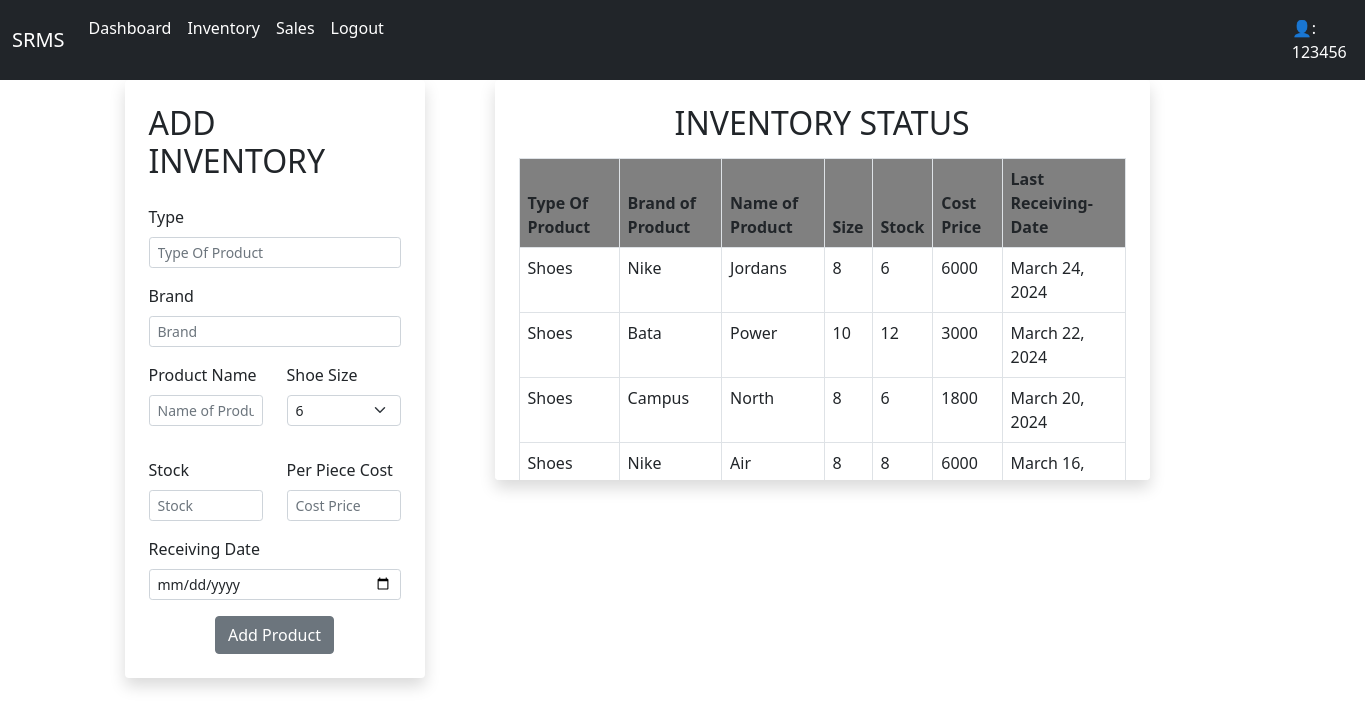
The app's page /inventory/ (signed in), older data.
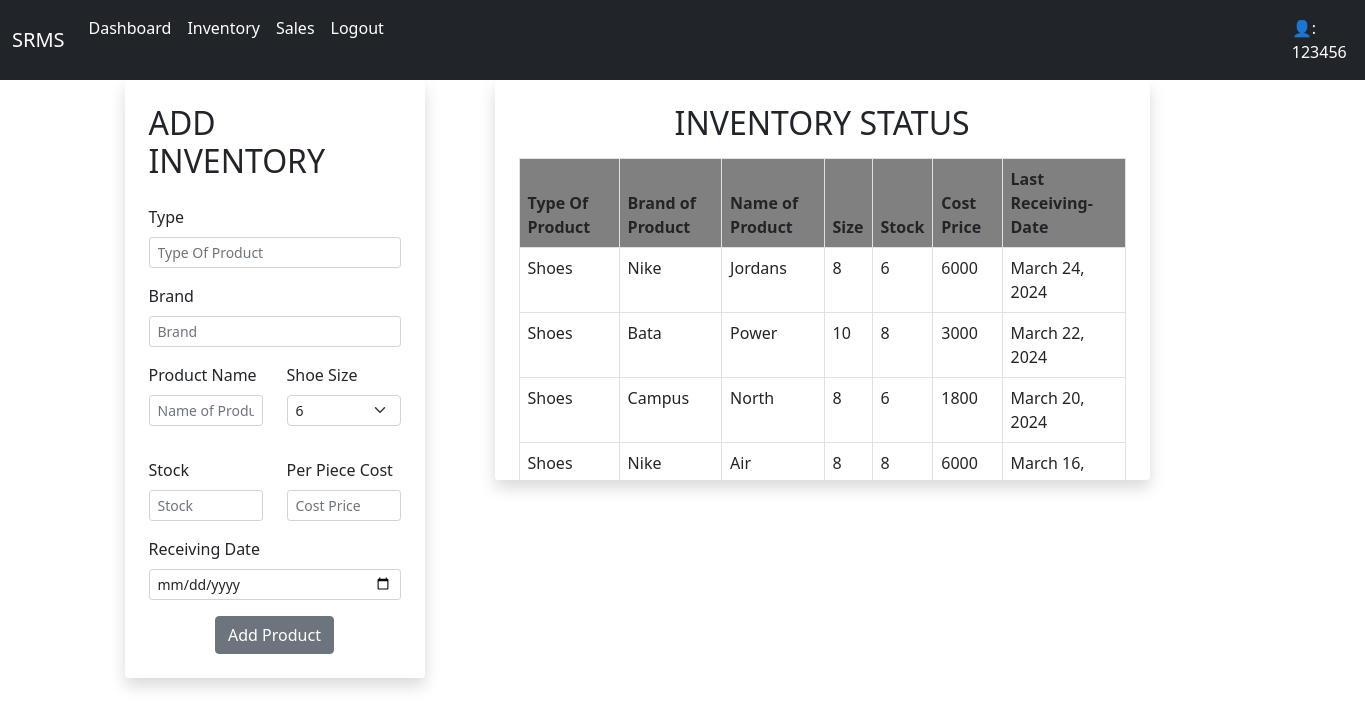
The same page, newer data.
### inventory/models.py (models this page shows)
class Inventory(models.Model):
    username=models.CharField(max_length=20)
    P_Type=models.CharField(max_length=20)
    p_Name=models.CharField(max_length=15)
    P_Brand=models.CharField(max_length=10)
    P_Stock=models.IntegerField()
    R_date=models.DateField(null=True,blank=True)
    cost=models.IntegerField()
    P_Size = models.IntegerField()

### inventory/views.py (the view, shortened to what this page needs)
# urls.py: path('inventory/',iviews.inventory,name='inventory'),
def inventory(request):
    user = request.user
    username = user.username
    queryset = Inventory.objects.filter(username=username).order_by('-R_date')
    context = {"Inventory": queryset}
    return render(request, 'inventory/inventory.html', context=context)

### templates/inventory/inventory.html (shortened to what this page needs)
{% extends 'inventory/base.html' %}
{% block content %}
<div class="container">
  <div class="row">
    <div class="col-md-6">
      <form class="form-container" method="post">
        <div class="shadow p-4 mb-3 bg-white rounded" style="padding-left: 50px; max-width: 300px;">
          <h2 class="mb-4">ADD INVENTORY</h2>
          <div class="mb-3">
            <label for="formGroupExampleInput2" class="form-label">Type</label>
            <input type="text" class="form-control form-control-sm" id="formGroupExampleInput2" placeholder="Type Of Product" name="typeofproduct" required>
          </div>
          <div class="mb-3">
            <label for="formGroupExampleInput2" class="form-label">Brand</label>
            <input type="text" class="form-control form-control-sm" id="formGroupExampleInput2" placeholder="Brand" name="brand" required>
          </div>
          <div class="row mb-3">
            <div class="col-md-6">
              <div class="mb-3">
                <label for="formGroupExampleInput" class="form-label">Product Name</label>
                <input type="text" class="form-control form-control-sm" id="formGroupExampleInput" placeholder="Name of Product" name="nameofproduct" required>
              </div>
            </div>
            <div class="col-md-6">
              <div class="mb-3">
                <label for="shoeSize" class="form-label">Shoe Size</label>
                <select class="form-select form-select-sm" id="shoeSize" name="shoesize" required>
                  <option value="6">6</option>
                </select>
              </div>
            </div>
          </div>
          <div class="row">
            <div class="col">
              <div class="mb-3">
                <label for="formGroupExampleInput2" class="form-label">Stock</label>
                <input type="text" class="form-control form-control-sm" id="formGroupExampleInput2" placeholder="Stock" name="stock" required>
              </div>
            </div>
            <div class="col">
              <div class="mb-3">
                <label for="formGroupExampleInput2" class="form-label">Per Piece Cost</label>
                <input type="text" class="form-control form-control-sm" id="formGroupExampleInput2" placeholder="Cost Price" name="costprice" required>
              </div>
            </div>
          </div>
          <div class="mb-3">
            <label for="formGroupExampleInput2" class="form-label">Receiving Date</label>
            <input type="date" class="form-control form-control-sm" id="formGroupExampleInput2" name="rdate" required>
          </div>
          <button type="submit" class="btn btn-secondary d-block mx-auto">Add Product</button>
        </div>
      </form>
    </div>
    <div class="col-md-6" style="margin-left: -200px;">
      <div class="shadow p-4 mb-3 bg-white rounded" style="width: 120%; overflow-y: auto; max-height: 400px;">
        <h2 class="text-center mb-3">INVENTORY STATUS</h2>
        <div class="InventoryStatus">
          <table class="table table-bordered table-hover">
            <thead style="background-color: gray;">
              <tr>
                <th>Type Of Product</th>
                <th>Brand of Product</th>
                <th>Name of Product</th>
                <th>Size</th>
                <th>Stock</th>
                <th>Cost Price</th>
                <th>Last Receiving-Date</th>
              </tr>
            </thead>
            <tbody>
              {% for item in Inventory %}
              {% if item.username == user.username %}
              <tr>
                <td>{{ item.P_Type }}</td>
                <td>{{ item.P_Brand }}</td>
                <td>{{ item.p_Name }}</td>
                <td>{{ item.P_Size }}</td>
                <td>{{ item.P_Stock}}</td>
                <td>{{ item.cost }}</td>
                <td>{{ item.R_date }}</td>
              </tr>
              {% endif %}
              {% endfor %}
            </tbody>
          </table>
        </div>
      </div>
    </div>
  </div>
</div>
{% endblock %}

Row changes from the older to the newer data that the page shows:
changed Inventory "Bata": P_Stock "12" → "8"
